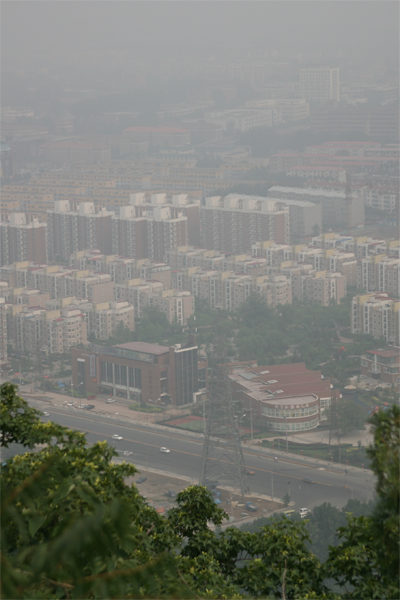
#> input picture Dehaze/img/canon3.bmp, 400 x 600 px
$ python main.py   (Python 2 division)
#> lines starting #> are read from the running program, lines starting #| are printed output that depends on the picture
### Dehaze/src/util.py
import os
import numpy as np

from PIL import Image

SRC_DIR = 'img'
DEST_DIR = 'result'
IMG_NAMES = ("canon3.bmp", "gugong.bmp", "hongkong.bmp", "ny1.bmp", "tiananmen1.bmp", "train.bmp")

def get_filenames():
    """
    Return list of tuples for source and template destination filenames(absolute filepath).
    """
    #get current file path
    file_dir = os.path.dirname(os.path.realpath(__file__))

    #find parent dir
    parent_dir, _ = os.path.split(file_dir)

    #test image folder path
    src_path = os.path.join(parent_dir, SRC_DIR)

    #result image folder path
    dest_path = os.path.join(parent_dir, DEST_DIR)

    filenames = []
    for name in IMG_NAMES:
        base, ext = os.path.splitext(name)
        tempname = base + '-%s' + ext
        filenames.append((os.path.join(src_path, name), os.path.join(dest_path, tempname)))

    return filenames

"""
if __name__ == '__main__':
    filenames = get_filenames()
"""

### Dehaze/src/dehaze.py
#encoding: utf-8
import numpy as np
from PIL import Image

from guidedfilter import guided_filter

R, G, B = 0, 1, 2 #index for convenience
L = 256 #color depth

def get_dark_channel(I, w):
    """
    Get the dark channel prior in the (RGB) image data

    Parameters:

    I: A M * N * 3 numpy array containing data ([0, L - 1]) in the image where
    M is the height, N is the width, 3 represents R/G/B channels

    w: window size

    Return:

    An  M * N array for the dark channel prior ([0, L - 1])

    dark channel 不是某个像素的rgb channel最小值，而是包含某个像素的窗口中的最小值。
    """

    M, N, _ = I.shape
    #np.pad用来重构数组，将原来的I扩展一下，使得对于边界上的pixel，也可以和其他部分的pixel一样正常进行block处理
    #edge关键字代表使用边界上的值来补充数组
    padded = np.pad(I, ((w / 2, w / 2), (w / 2, w / 2), (0, 0)), 'edge')
    #声明dark channel数组
    darkch = np.zeros((M, N))
    #ndindex 使得i.j iterate一遍darkch.shape，从(0, 0) 到 (m, n)
    for i, j in np.ndindex(darkch.shape):
        darkch[i, j] = np.min(padded[i:i + w, j:j + w, :])
    return darkch


def get_atmosphere(I, darkch, p):
    """
    Get the atmosphere light in th RGB image data

    Parameters:

    I: the M * N * 3 RGB image data ([0, L - 1]) as numpy array
    darkch: the dark channel prior of the image as an M * N numpy array
    p: percentage of pixels for estimating the atmosphere light

    Return:

    A 3-element array containing atmosphere light ([0, L - 1]) for each channel

    """

    M, N = darkch.shape
    flatI = I.reshape(M * N, 3)
    #从矩阵变成向量
    flatdark = darkch.ravel()
    #argsort 升序排列，找到top p%的像素id
    searchidx = (-flatdark).argsort()[:M * N * p]
    print 'atmosphere light region: ', [(i / N, i % N) for i in searchidx]

    #最大的A 就是dark channel最大区域 对应的图像区域的像素值 axis = 0 选择每一行的最大值
    return np.max(flatI.take(searchidx, axis = 0), axis = 0)

# [37 lines left out: functions get_transmission, get_radiance, not called in this run]

def dehaze_raw(I, tmin = 0.2, Amax = 220, w = 15, p = 0.0001, omega = 0.95, guided = False, r = 40, eps = 1e-3):
    """
    Get the dark channel prior, atmosphere light, transmission rate and refined transmission rate for raw RGB image data.

    Parameters:

    I: M * N * 3 data as numpy array for the hazy Image
    tmin: threshold of transmission rate
    Amax: threshold of atmosphere light
    w: window size of the dark channel prior
    p: percentage of pixels for estimating the atmosphere light
    omega: bias for the transmission estimate

    guided: whether to use the guided filter to fine the image
    r: the radius of the guidance
    eps: epsilon for the guided filter

    Return:

    (Idark, A, rawt, refinedt) if guided = False, then rawt == refinedt
    """

    m, n, _ = I.shape
    Idark = get_dark_channel(I, w)

    A = get_atmosphere(I, Idark, p)
    A = np.minimum(A, Amax)
    print 'Atmosphere: ', A

    rawt = get_transmission(I, A, Idark, omega, w)
    print 'raw transmission rate',
    print 'between [%.4f, %.4f]' % (rawt.min(), rawt.max())

    rawt = refinedt = np.maximum(rawt, tmin)

    if guided:
        normI = (I - I.min()) / (I.max() - I.min())
        refinedt = guided_filter(normI, refinedt, r, eps)

    print 'refined transmission rate',
    print 'between [%.4f, %.4f]' % (refinedt.min(), refinedt.max())

    return Idark, A, rawt, refinedt

def dehaze(im, tmin = 0.2, Amax = 220, w = 15, p = 0.0001, omega = 0.95, guided = True, r = 40, eps = 1e-3):
    """
    Dehaze the given RGB image

    Parameters:

    im: the Image object of the RGB Image
    guided: refine the dehazing with guided filter or not
    other parameters are the same as "dehaze_raw"

    Return:

    (dark, rawt, refinedt, rawrad, rerad)
    Images for dark channel prior, raw transmission estimate,
    refined transmission estimate, recovered radiance with raw t,
    recovered radiance with refined t
    """
    I = np.asarray(im, dtype = np.float64)

    Idark, A, rawt, refinedt = dehaze_raw(I, tmin, Amax, w, p, omega, guided, r, eps)

    #Return a full array with the same shape and type as a given array, value is L - 1
    #white = np.full_like(Idark, L - 1)

    # [11 lines left out: function to_img, not called in this run]

    #white * rawt from [0, 1] to [0, L - 1]
    #return [to_img(raw) for raw in (Idark, white * rawt, white * refinedt, get_radiance(I, A, rawt), get_radiance(I, A, refinedt))]
    return [to_img(get_radiance(I, A, refinedt))]

### Dehaze/src/guidedfilter.py
#encoding: utf-8
"""
Implementation for Guided Image Filtering
"""

from itertools import combinations_with_replacement
from collections import defaultdict

import numpy as np
from numpy.linalg import inv

#index for convenience
R, G, B = 0, 1, 2

def boxfilter(I, r):
    """
    Fast box filter implementation

    Parameters:

    I: a single channel / gray image data normalized to [0.0, 1.0]
    r: window radius

    Return:

    The filtered image data
    """

    M, N = I.shape
    dest = np.zeros((M, N))

    sumY = np.cumsum(I, axis = 0)

    #dest中每一个位置的value，都是I中每一个元素，围绕窗口，计算得到的值
    dest[: r + 1] = sumY[r: 2 * r + 1]
    dest[r + 1: M - r] = sumY[2 * r + 1:] - sumY[: M - 2 * r - 1]
    #np.tile 将后面第一个参数，复制成以第二个参数为格式的数组
    dest[-r:] =np.tile(sumY[-1], (r, 1)) - sumY[M - 2 * r - 1: M - r - 1]

    sumX = np.cumsum(dest, axis = 1)

    dest[:, :r + 1] = sumX[:, r: 2 * r + 1]
    dest[:, r + 1 : N - r] = sumX[:, 2 * r + 1:] - sumX[:, :N - 2 * r - 1]
    dest[:, -r:] = np.tile(sumX[:, -1][:, None], (1, r)) - sumX[:, N - 2 * r - 1: N - r - 1]

    return dest


# [48 lines left out: function guided_filter, not called in this run]

"""
Algorithm:

1.
mean_I = f_mean(I)
mean_p = f_mean(p)
corr_I = f_mean(I.* I)
corr_IP = f_mean(I.* p)

2.
VarI = corrI - mean_I.* mean_I
cov_Ip = corr_Ip - mean_I.* mean_p

3.
a = cov_Ip ./ (var_I + sigma)
b = mean_p - a.* meanI

4.
mean_a = fmean(a)
mean_b = fmean(b)

5.
q = mean_a.* I + mean_b

"""

print boxfilter(np.ones((4, 4)), 1)

### Dehaze/src/main.py
#argparse accept parameters
import argparse
#redefine function
from PIL import Image
from functools import partial
from util import get_filenames
from dehaze import dehaze

#SP_IDX = (5, 6, 8, 12) # for testing parameters
"""
SP_PARAMS = (
    {'tmin': 0.2, 'Amax': 170, 'w': 15, 'r': 40},
    {'tmin': 0.5, 'Amax': 190, 'w': 15, 'r': 40},
    {'tmin': 0.5, 'Amax': 220, 'w': 15, 'r': 40})
"""

def generate_results(src, dest, generator):
    print 'processing', src + '...'
    im = Image.open(src)
    rawrad = generator(im)[0]
    rawrad.save(dest % 'radiance-rawt')
    """
    dark, rawt, refinedt, rawrad, rerad = generator(im)
    dark.save(dest % 'dark')
    rawt.save(dest % 'rawt')
    refinedt.save(dest % 'refinedt')
    rawrad.save(dest % 'radiance-rawt')
    rerad.save(dest % 'radiance-refinedt')
    """
    print "saved", dest

def main():
    filenames = get_filenames()
    for src, dest in filenames:
        generate_results(src, dest, dehaze)
#> in generate_results, im is the input picture: PIL image 400x600 RGB; mean R, G, B 123.1, 124.9, 117.8
#> in get_dark_channel, `padded = np.pad(I, ((w / 2, w / 2), (w / 2, w / 2), (0, 0)), 'edge')`:
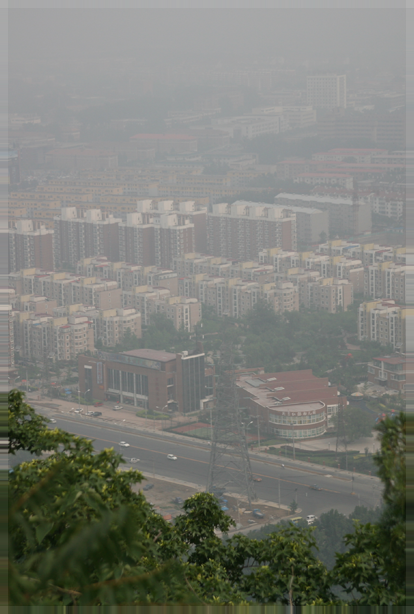
#> padded: shape (614, 414, 3) float64; mean R, G, B 122.9, 124.7, 117.5
#> after the loop in get_dark_channel, `for i, j in np.ndindex(darkch.shape):`:
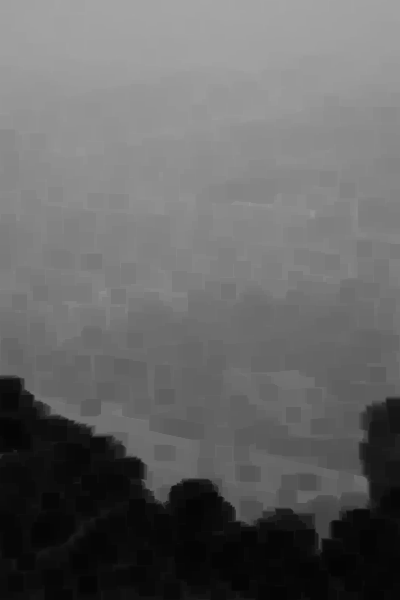
#> darkch: shape (600, 400) float64; min 4, max 165, mean 101.6

if __name__ == '__main__':
#> (the run stopped early here; a loop or call above may not have finished)
